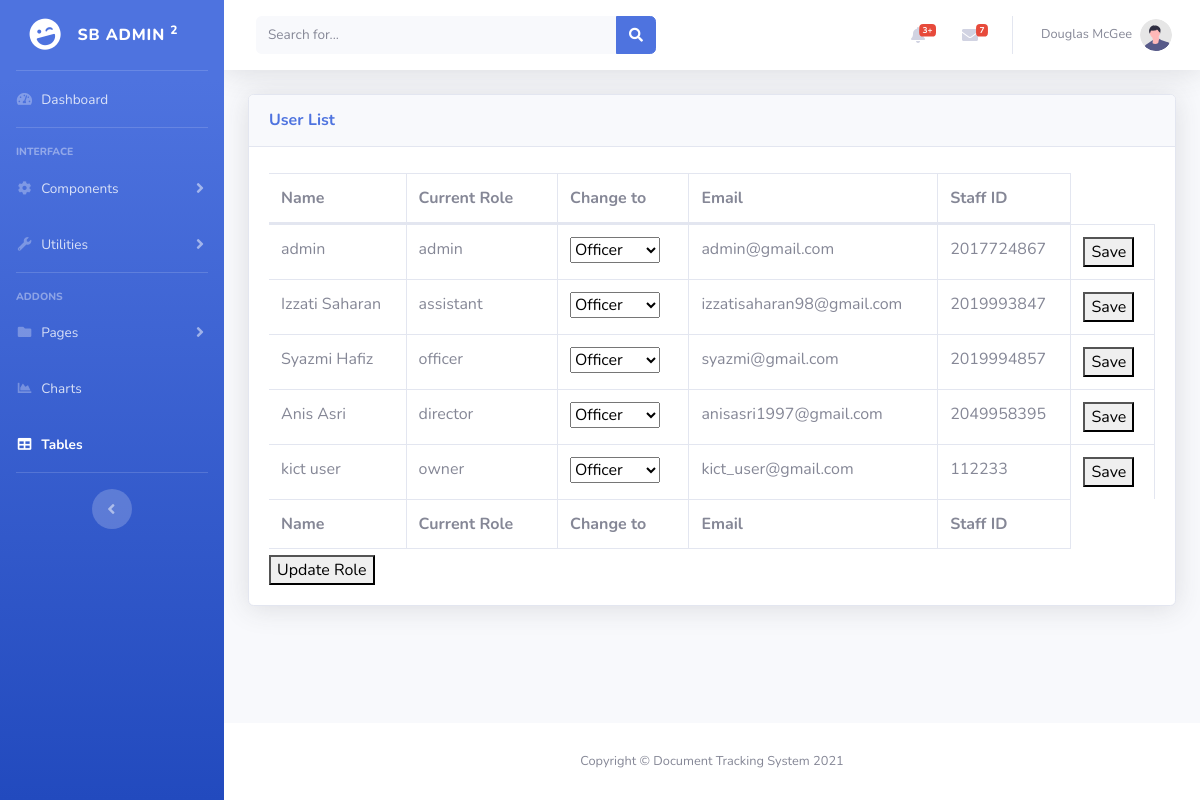
The page /user/admin/update_user_role2.php on the database its author committed.
### tables this page shows
CREATE TABLE `users` (
  `id` int(11) NOT NULL,
  `name` varchar(250) NOT NULL,
  `login` varchar(250) NOT NULL,
  `password` varchar(250) NOT NULL,
  `role` int(11) NOT NULL DEFAULT 0,
  `role_name` varchar(255) DEFAULT NULL,
  `staff_id` varchar(255) NOT NULL
);

### user/admin/update_user_role2.php (the view, shortened to what this page needs)
<!DOCTYPE html>
<html lang="en">
<head>
    <link href="vendor/fontawesome-free/css/all.min.css" rel="stylesheet" type="text/css">
    <link href="css/sb-admin-2.min.css" rel="stylesheet">
    <link href="vendor/datatables/dataTables.bootstrap4.min.css" rel="stylesheet">
</head>
<body id="page-top">
    <div id="wrapper">
        <ul class="navbar-nav bg-gradient-primary sidebar sidebar-dark accordion" id="accordionSidebar">
            <a class="sidebar-brand d-flex align-items-center justify-content-center" href="index.html">
                <div class="sidebar-brand-icon rotate-n-15">
                    <i class="fas fa-laugh-wink"></i>
                </div>
                <div class="sidebar-brand-text mx-3">SB Admin <sup>2</sup></div>
            </a>
            <hr class="sidebar-divider my-0">
            <li class="nav-item">
                <a class="nav-link" href="index.html">
                    <i class="fas fa-fw fa-tachometer-alt"></i>
                    <span>Dashboard</span></a>
            </li>
            <hr class="sidebar-divider">
            <div class="sidebar-heading">
                Interface
            </div>
            <li class="nav-item">
                <a class="nav-link collapsed" href="#" data-toggle="collapse" data-target="#collapseTwo"
                    aria-expanded="true" aria-controls="collapseTwo">
                    <i class="fas fa-fw fa-cog"></i>
                    <span>Components</span>
                </a>
            </li>
            <li class="nav-item">
                <a class="nav-link collapsed" href="#" data-toggle="collapse" data-target="#collapseUtilities"
                    aria-expanded="true" aria-controls="collapseUtilities">
                    <i class="fas fa-fw fa-wrench"></i>
                    <span>Utilities</span>
                </a>
            </li>
            <hr class="sidebar-divider">
            <div class="sidebar-heading">
                Addons
            </div>
            <li class="nav-item">
                <a class="nav-link collapsed" href="#" data-toggle="collapse" data-target="#collapsePages"
                    aria-expanded="true" aria-controls="collapsePages">
                    <i class="fas fa-fw fa-folder"></i>
                    <span>Pages</span>
                </a>
            </li>
            <li class="nav-item">
                <a class="nav-link" href="charts.html">
                    <i class="fas fa-fw fa-chart-area"></i>
                    <span>Charts</span></a>
            </li>
            <li class="nav-item active">
                <a class="nav-link" href="tables.html">
                    <i class="fas fa-fw fa-table"></i>
                    <span>Tables</span></a>
            </li>
            <hr class="sidebar-divider d-none d-md-block">
            <div class="text-center d-none d-md-inline">
                <button class="rounded-circle border-0" id="sidebarToggle"></button>
            </div>
        </ul>
        <div id="content-wrapper" class="d-flex flex-column">
            <div id="content">
                <nav class="navbar navbar-expand navbar-light bg-white topbar mb-4 static-top shadow">
                    <form
                        class="d-none d-sm-inline-block form-inline mr-auto ml-md-3 my-2 my-md-0 mw-100 navbar-search">
                        <div class="input-group">
                            <input type="text" class="form-control bg-light border-0 small" placeholder="Search for..."
                                aria-label="Search" aria-describedby="basic-addon2">
                            <div class="input-group-append">
                                <button class="btn btn-primary" type="button">
                                    <i class="fas fa-search fa-sm"></i>
                                </button>
                            </div>
                        </div>
                    </form>
                    <ul class="navbar-nav ml-auto">
                        <li class="nav-item dropdown no-arrow mx-1">
                            <a class="nav-link dropdown-toggle" href="#" id="alertsDropdown" role="button"
                                data-toggle="dropdown" aria-haspopup="true" aria-expanded="false">
                                <i class="fas fa-bell fa-fw"></i>
                                <span class="badge badge-danger badge-counter">3+</span>
                            </a>
                        </li>
                        <li class="nav-item dropdown no-arrow mx-1">
                            <a class="nav-link dropdown-toggle" href="#" id="messagesDropdown" role="button"
                                data-toggle="dropdown" aria-haspopup="true" aria-expanded="false">
                                <i class="fas fa-envelope fa-fw"></i>
                                <span class="badge badge-danger badge-counter">7</span>
                            </a>
                        </li>
                        <li class="nav-item dropdown no-arrow">
                            <a class="nav-link dropdown-toggle" href="#" id="userDropdown" role="button"
                                data-toggle="dropdown" aria-haspopup="true" aria-expanded="false">
                                <span class="mr-2 d-none d-lg-inline text-gray-600 small">Douglas McGee</span>
                                <img class="img-profile rounded-circle"
                                    src="img/undraw_profile.svg">
                            </a>
                        </li>
                    </ul>
                </nav>
                <div class="container-fluid" id="container-fluid">
                    <div class="card shadow mb-4">
                        <div class="card-header py-3">
                            <h6 class="m-0 font-weight-bold text-primary">User List</h6>
                        </div>
                        <div class="card-body">
                            <div class="table-responsive">
                                <table class="table table-bordered" id="dataTable" width="100%" cellspacing="0">
                                    <thead>
                                        <tr>
                                            <th>Name</th>
                                            <th>Current Role</th>
                                            <th>Change to</th>
                                            <th>Email</th>
                                            <th>Staff ID</th>
                                        </tr>
                                    </thead>
                                    <tfoot>
                                        <tr>
                                            <th>Name</th>
                                            <th>Current Role</th>
                                            <th>Change to</th>
                                            <th>Email</th>
                                            <th>Staff ID</th>
                                        </tr>
                                    </tfoot>
                                    <tbody>
                                        <?php
                                            include "C:\\xampp\htdocs\DTS2\includes\connect.php";
                                            $query = "SELECT * FROM users";
                                            $result = mysqli_query($conn,$query);
                                            while ($row = mysqli_fetch_array($result)) {
                                                echo "<form target='_blank' method='post' action='edit.php'>";
                                                echo "<tr>";
                                                echo "<td >" . $row['name'] . "</td>";
                                                echo "<td name='role_name'>" . $row['role_name'] . "</td>";
                                                echo "<td><select name='role_name'>
                                                        <option value='officer'>Officer</option>
                                                        <option value='director'>Director</option>
                                                        <option value='assistant'>Assistant</option>
                                                        <option value='other'>Other</option>
                                                      </select></td>";
                                                echo "<td id='".$row['login']."'>". $row['login'] ."</td>";
                                                echo "<td>" . $row['staff_id'] . "</td>";
                                                echo "<td><button type='submit' name='save_button' value='".$row['staff_id']."'>Save</button></td>";
                                                echo "</tr>";
                                                echo "</form>";
                                            }
                                        ?>
                                    </tbody>
                                </table>
                            </div>
                            <button id="save" type="">Update Role</button>
                        </div>
                    </div>
                </div>
            </div>
            <footer class="sticky-footer bg-white">
                <div class="container my-auto">
                    <div class="copyright text-center my-auto">
                        <span>Copyright &copy; Document Tracking System 2021</span>
                    </div>
                </div>
            </footer>
        </div>
    </div>
</body>
</html>

### rows shown on the page
users: name "admin", role_name "admin", login "admin@gmail.com", staff "2017724867"
users: name "Izzati Saharan", role_name "assistant", login "izzatisaharan98@gmail.com", staff "2019993847"
users: name "Syazmi Hafiz", role_name "officer", login "syazmi@gmail.com", staff "2019994857"
users: name "Anis Asri", role_name "director", login "anisasri1997@gmail.com", staff "2049958395"
users: name "kict user", role_name "owner", login "kict_user@gmail.com", staff "112233"
